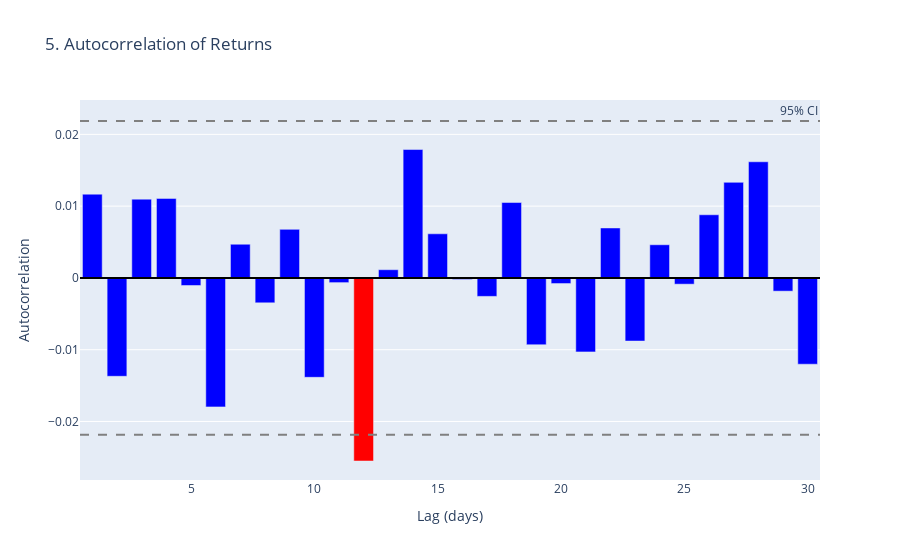

Notebook code cell kept with this figure:
### Code cell
plt.figure(figsize=(12, 6))
lags = 30
acf_values = []
for lag in range(1, lags+1):
    autocorr = df['Return'].autocorr(lag=lag)
    acf_values.append(autocorr)

fig5 = go.Figure()
fig5.add_trace(go.Bar(x=list(range(1, lags+1)), y=acf_values,
                     marker_color=['red' if abs(val) > 1.96/np.sqrt(len(df)) else 'blue' 
                                  for val in acf_values],
                     name='Autocorrelation'))
fig5.add_hline(y=1.96/np.sqrt(len(df)), line_dash="dash", 
               line_color="gray", annotation_text="95% CI")
fig5.add_hline(y=-1.96/np.sqrt(len(df)), line_dash="dash", 
               line_color="gray")
fig5.add_hline(y=0, line_color="black")

fig5.update_layout(title='5. Autocorrelation of Returns', 
                  xaxis_title='Lag (days)', 
                  yaxis_title='Autocorrelation',
                  showlegend=False)
fig5.show()

### Figure 1 — Plotly figure (JSON) as saved in the notebook; plotly's stock layout.template omitted (floating-point values rounded to 4 significant figures)
{"data": [{"marker": {"color": ["blue", "blue", "blue", "blue", "blue", "blue", "blue", "blue", "blue", "blue", "blue", "red", "blue", "blue", "blue", "blue", "blue", "blue", "blue", "blue", "blue", "blue", "blue", "blue", "blue", "blue", "blue", "blue", "blue", "blue"]}, "name": "Autocorrelation", "type": "bar", "x": [1, 2, 3, 4, 5, 6, 7, 8, 9, 10, 11, 12, 13, 14, 15, 16, 17, 18, 19, 20, 21, 22, 23, 24, 25, 26, 27, 28, 29, 30], "y": [0.01167, -0.0137, 0.01098, 0.01108, -0.001057, -0.01797, 0.004692, -0.003469, 0.006766, -0.01385, -0.0006546, -0.02551, 0.001144, 0.01789, 0.006146, -0.0002215, -0.002572, 0.0105, -0.009309, -0.0007837, -0.01031, 0.00696, -0.008795, 0.004621, -0.0008704, 0.008798, 0.01332, 0.01618, -0.001844, -0.01202]}], "layout": {"annotations": [{"showarrow": false, "text": "95% CI", "x": 1, "xanchor": "right", "xref": "x domain", "y": 0.02186, "yanchor": "bottom", "yref": "y"}], "shapes": [{"line": {"color": "gray", "dash": "dash"}, "type": "line", "x0": 0, "x1": 1, "xref": "x domain", "y0": 0.02186, "y1": 0.02186, "yref": "y"}, {"line": {"color": "gray", "dash": "dash"}, "type": "line", "x0": 0, "x1": 1, "xref": "x domain", "y0": -0.02186, "y1": -0.02186, "yref": "y"}, {"line": {"color": "black"}, "type": "line", "x0": 0, "x1": 1, "xref": "x domain", "y0": 0, "y1": 0, "yref": "y"}], "showlegend": false, "title": {"text": "5. Autocorrelation of Returns"}, "xaxis": {"title": {"text": "Lag (days)"}}, "yaxis": {"title": {"text": "Autocorrelation"}}}}
